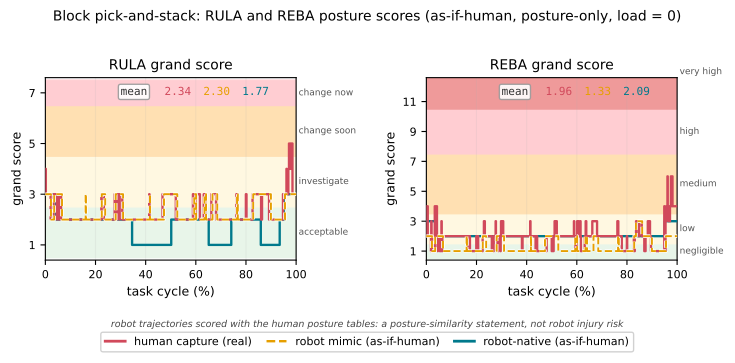

The Python source for this figure:
#!/usr/bin/env python3
"""s2_pickstack_ergo.py - RULA/REBA posture-score figure for the S2 two-handed
block pick-and-stack pilot (IEEE single-column, ~3.4 in).

Panels stacked vertically (RULA over REBA) so each gets full column width. NOT
a spatial "ergonomic boundary": RULA/REBA are joint-angle functions, so what is
drawn is the published category thresholds as horizontal risk bands under the
per-frame grand scores over the task cycle.

Series:
  human capture   real per-frame scores of the human doing the task.
  robot mimic     the robot replaying that capture, scored AS IF human.
  robot native    the robot-native motion, scored AS IF human.
Robot stances use the MEASURED knee bend (mimic ~39 deg default H1-2 stance,
native ~62 deg deliberate crouch; knee_probe.py). The default stance is applied
to BOTH robot series; only the deliberate crouch differs.

MANDATORY CAVEAT (printed on the figure): the robot series are a posture-
similarity statement, NOT a claim about robot injury risk.

Outputs: s2_pickstack_ergo.pdf (vector) + .png.
"""

import argparse
import csv
import os
import sys

import numpy as np
import matplotlib
matplotlib.use("Agg")
import matplotlib.pyplot as plt              # noqa: E402
import matplotlib.patheffects as pe          # noqa: E402

plt.rcParams.update({
    "pdf.fonttype": 42, "ps.fonttype": 42,
    "font.size": 8, "axes.titlesize": 10, "axes.labelsize": 9,
    "xtick.labelsize": 8, "ytick.labelsize": 8, "legend.fontsize": 8,
})

HERE = os.path.dirname(os.path.abspath(__file__))
EXP = os.path.join(HERE, "..", "experiments", "scripts")
DATA = os.path.join(EXP, "..", "iphone_data", "Blockdata0725", "Block_S2_1", "b2g")
sys.path.insert(0, EXP)
from retarget_arm import ArmChainFK                       # noqa: E402
from angles import compute_frame_angles, legs_support_info  # noqa: E402
from rula_reba_score import rula_grand, reba_grand, score_csv  # noqa: E402

RJ = ["right_shoulder_pitch", "right_shoulder_roll", "right_shoulder_yaw",
      "right_elbow"]
LJ = ["left_shoulder_pitch", "left_shoulder_roll", "left_shoulder_yaw",
      "left_elbow"]
UP = (0.0, 0.0, 1.0)

RULA_BANDS = [(1, 2, "acceptable"), (3, 4, "investigate"),
              (5, 6, "change soon"), (7, 7, "change now")]
REBA_BANDS = [(1, 1, "negligible"), (2, 3, "low"), (4, 7, "medium"),
              (8, 10, "high"), (11, 15, "very high")]
BAND_COLORS = ["#e8f5e9", "#fff8e1", "#ffe0b2", "#ffcdd2", "#ef9a9a"]
HUMAN_C, MIMIC_C, NATIVE_C = "#d1495b", "#e69f00", "#00798c"


def robot_scores(traj_csv, urdf, knee_deg):
    """Score a robot arm trajectory as if it were a person (same code path).
    knee_deg models the measured stance: thigh and shin each tilt knee_deg/2
    so the knee interior angle reads 180 - knee_deg through knee_flexion()."""
    fk = {"left": ArmChainFK(urdf, "left"), "right": ArmChainFK(urdf, "right")}
    L1 = L2 = 0.45
    b = np.radians(knee_deg) / 2.0
    rows = list(csv.DictReader(open(traj_csv)))
    out = []
    for x in rows:
        j = {}
        for side, cols in (("left", LJ), ("right", RJ)):
            q = [float(x[c]) for c in cols]
            sh, el, wr = fk[side].positions(q)
            j[f"{side}_shoulder"] = tuple(sh)
            j[f"{side}_elbow"] = tuple(el)
            j[f"{side}_wrist"] = tuple(wr)
        smid = 0.5 * (np.array(j["left_shoulder"]) + np.array(j["right_shoulder"]))
        for side, sgn in (("left", 1), ("right", -1)):
            hip = np.array([smid[0], sgn * 0.09, smid[2] - 0.45])
            knee = hip + [L1 * np.sin(b), 0, -L1 * np.cos(b)]
            ankle = knee + [-L2 * np.sin(b), 0, -L2 * np.cos(b)]
            j[f"{side}_hip"] = tuple(hip)
            j[f"{side}_knee"] = tuple(knee)
            j[f"{side}_ankle"] = tuple(ankle)
        ang = compute_frame_angles(j, up=UP)
        legs = legs_support_info(j, up=UP)
        out.append((float(x["t_s"]), rula_grand(ang, legs), reba_grand(ang, legs)))
    return out


def occupancy(name, scores, bands):
    v = np.array([s for s in scores if s is not None], float)
    parts = [f"{lab} {np.mean((v >= lo) & (v <= hi)) * 100:.0f}%"
             for lo, hi, lab in bands]
    print(f"  {name:14} mean {v.mean():.2f}  " + "  ".join(parts))
    return v


def main():
    p = argparse.ArgumentParser(description=__doc__,
                                formatter_class=argparse.RawDescriptionHelpFormatter)
    p.add_argument("--human-joints", default=os.path.join(DATA, "mono_trim.csv"))
    p.add_argument("--human-up", default="0,-1,0")
    p.add_argument("--mimic", default=os.path.join(DATA, "traj_mono_trim.csv"))
    p.add_argument("--native", default=os.path.join(HERE, "s2_bricklay_native.csv"))
    p.add_argument("--urdf", default=os.path.expanduser(
        "~/mj_ws/assets/h1_2_description/h1_2.urdf"))
    p.add_argument("--robot-knee-deg", type=float, default=39.0,
                   help="measured default-stance knee bend, both robot series")
    p.add_argument("--native-knee-deg", type=float, default=62.0,
                   help="measured native crouch knee bend (knee_probe.py)")
    p.add_argument("--stem", default=os.path.join(HERE, "s2_pickstack_ergo"))
    args = p.parse_args()

    up_h = tuple(float(v) for v in args.human_up.split(","))
    hrows = score_csv(args.human_joints, 0.5, up_h)
    nat = robot_scores(args.native, args.urdf, args.native_knee_deg)
    mim = robot_scores(args.mimic, args.urdf, args.robot_knee_deg)
    print(f"[ergo] stance knees: mimic {args.robot_knee_deg:.0f}, "
          f"native {args.native_knee_deg:.0f} deg (measured)")
    print("[ergo] band occupancy (posture-only lower bounds, load = 0):")
    print("  RULA:")
    hR = occupancy("human", [r[1] for r in hrows], RULA_BANDS)
    mR = occupancy("mimic", [r[1] for r in mim], RULA_BANDS)
    nR = occupancy("native", [r[1] for r in nat], RULA_BANDS)
    print("  REBA:")
    hB = occupancy("human", [r[2] for r in hrows], REBA_BANDS)
    mB = occupancy("mimic", [r[2] for r in mim], REBA_BANDS)
    nB = occupancy("native", [r[2] for r in nat], REBA_BANDS)

    fig, axes = plt.subplots(1, 2, figsize=(7.4, 3.5))
    series = [("human capture (real)", HUMAN_C, 1.7, "-", 5),
              ("robot mimic (as-if-human)", MIMIC_C, 1.4, "--", 6),
              ("robot-native (as-if-human)", NATIVE_C, 1.7, "-", 4)]
    halo = [pe.Stroke(linewidth=2.6, foreground="white"), pe.Normal()]
    panels = [(axes[0], RULA_BANDS, (hR, mR, nR), "RULA grand score", 7,
               [1, 3, 5, 7]),
              (axes[1], REBA_BANDS, (hB, mB, nB), "REBA grand score", 12,
               [1, 3, 5, 7, 9, 11])]
    from matplotlib.lines import Line2D
    for ax, bands, tri, ttl, ymax, yticks in panels:
        for (lo, hi, lab), c in zip(bands, BAND_COLORS):
            ax.axhspan(lo - 0.5, hi + 0.5, color=c, zorder=0)
            ax.text(101, (lo + hi) / 2, lab, fontsize=6.5, va="center",
                    color="#555555")
        means = []
        for v, (lab, col, lw, ls, z) in zip(tri, series):
            t = np.linspace(0, 100, len(v))
            ln, = ax.step(t, v, where="mid", color=col, lw=lw, ls=ls, zorder=z)
            if ls == "--":                       # white halo so it reads on red
                ln.set_path_effects(halo)
            means.append((col, float(v.mean())))
        # per-panel means, colored to each series, in the empty top band
        ax.text(0.30, 0.905, "mean", transform=ax.transAxes, fontsize=8,
                family="monospace", color="#333333",
                bbox=dict(boxstyle="round,pad=0.2", fc="white", ec="#999999",
                          alpha=0.9))
        for k, (col, m) in enumerate(means):
            ax.text(0.475 + 0.155 * k, 0.905, f"{m:.2f}", transform=ax.transAxes,
                    fontsize=8, family="monospace", color=col)
        ax.set_ylim(0.4, ymax + 0.6)
        ax.set_xlim(0, 100)
        ax.set_yticks(yticks)
        ax.set_ylabel("grand score")
        ax.set_xlabel("task cycle (%)")
        ax.set_title(ttl, fontsize=10)
        ax.grid(alpha=0.15, axis="x")

    handles = [Line2D([0], [0], color=c, lw=lw + 0.3, ls=ls)
               for (_, c, lw, ls, _) in series]
    fig.legend(handles, [s[0] for s in series], loc="lower center", ncol=3,
               fontsize=8, framealpha=0.9, handlelength=1.8, columnspacing=1.3,
               bbox_to_anchor=(0.5, -0.015))
    fig.suptitle("Block pick-and-stack: RULA and REBA posture scores "
                 "(as-if-human, posture-only, load = 0)", fontsize=10)
    fig.text(0.5, 0.072, "robot trajectories scored with the human posture "
             "tables: a posture-similarity statement, not robot injury risk",
             ha="center", fontsize=6.8, style="italic", color="#444444")
    fig.tight_layout(rect=[0, 0.12, 1, 0.95], w_pad=2.5)
    for ext in ("pdf", "png"):
        fig.savefig(f"{args.stem}.{ext}", dpi=300, bbox_inches="tight")
    print(f"[ergo] wrote {os.path.basename(args.stem)}.pdf + .png")


if __name__ == "__main__":
    main()
